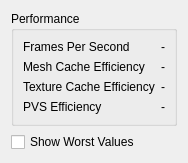
<?xml version="1.0" encoding="UTF-8"?>
<ui version="4.0">
 <class>StatisticsWidget</class>
 <widget class="QWidget" name="StatisticsWidget">
  <property name="geometry">
   <rect>
    <x>0</x>
    <y>0</y>
    <width>188</width>
    <height>152</height>
   </rect>
  </property>
  <property name="windowTitle">
   <string>Statistics</string>
  </property>
  <layout class="QVBoxLayout" name="verticalLayout">
   <item>
    <widget class="QGroupBox" name="groupBox">
     <property name="title">
      <string>Performance</string>
     </property>
     <layout class="QFormLayout" name="formLayout">
      <item row="0" column="0">
       <widget class="QLabel" name="label">
        <property name="text">
         <string>Frames Per Second</string>
        </property>
       </widget>
      </item>
      <item row="0" column="1">
       <widget class="QLabel" name="fpsLabel">
        <property name="text">
         <string>-</string>
        </property>
       </widget>
      </item>
      <item row="1" column="0">
       <widget class="QLabel" name="label_3">
        <property name="text">
         <string>Mesh Cache Efficiency</string>
        </property>
       </widget>
      </item>
      <item row="1" column="1">
       <widget class="QLabel" name="mceLabel">
        <property name="text">
         <string>-</string>
        </property>
       </widget>
      </item>
      <item row="2" column="0">
       <widget class="QLabel" name="label_5">
        <property name="text">
         <string>Texture Cache Efficiency</string>
        </property>
       </widget>
      </item>
      <item row="2" column="1">
       <widget class="QLabel" name="tceLabel">
        <property name="text">
         <string>-</string>
        </property>
       </widget>
      </item>
      <item row="3" column="0">
       <widget class="QLabel" name="label_8">
        <property name="text">
         <string>PVS Efficiency</string>
        </property>
       </widget>
      </item>
      <item row="3" column="1">
       <widget class="QLabel" name="pvsEfficiencyLabel">
        <property name="text">
         <string>-</string>
        </property>
       </widget>
      </item>
     </layout>
    </widget>
   </item>
   <item>
    <widget class="QCheckBox" name="worstBox">
     <property name="text">
      <string>Show Worst Values</string>
     </property>
    </widget>
   </item>
  </layout>
 </widget>
 <resources/>
 <connections/>
</ui>
